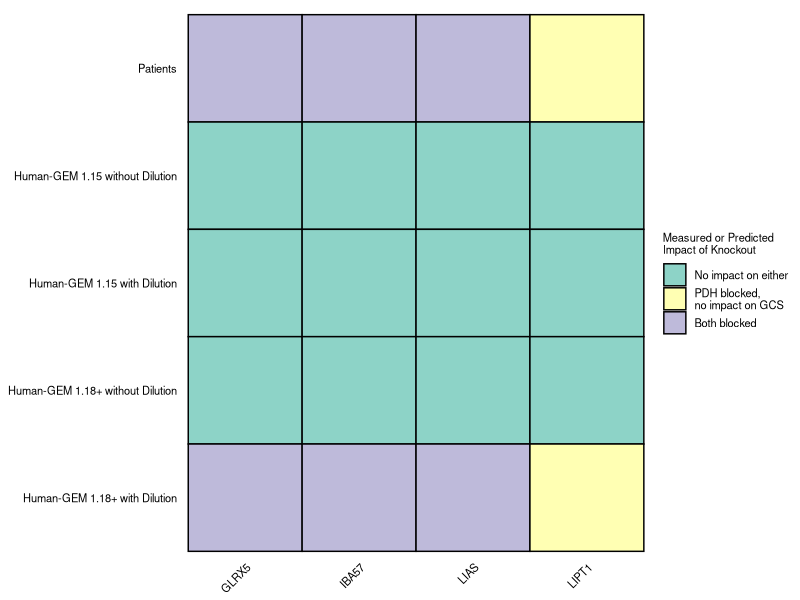

Write the R code that produced this figure.
# fig_5c.R

# load packages
suppressMessages(library(tidyverse))

# read in data
fig_5c_data <- read_csv("figure_data/fig_5c_data.csv", show_col_types = FALSE)

fig_5c <- fig_5c_data %>%
  # add a newline to "PDH blocked, no impact on GCS"
  mutate(impact = gsub(", no", ",\nno", impact)) %>%
  # make sure impact and condition have factor levels in a helpful order
  mutate(impact = factor(
    impact,
    c("No impact on either", "PDH blocked,\nno impact on GCS", "Both blocked")
  )) %>%
  mutate(condition = factor(
    condition,
    c(
      "Human-GEM 1.18+ with Dilution",
      "Human-GEM 1.18+ without Dilution",
      "Human-GEM 1.15 with Dilution",
      "Human-GEM 1.15 without Dilution",
      "Patients"
    )
  )) %>%
  # make a heatmap
  ggplot(aes(x = gene, y = condition, fill = impact)) +
    geom_tile(col = "black", size = 0.5) +
    # Juan said to use a pastel color palette
    scale_fill_brewer(palette = "Set3") +
    labs(x = "", y = "", fill = "Measured or Predicted\nImpact of Knockout") +
    theme(
      # drop the background and axes
      panel.background = element_blank(),
      # remove extra space on the left and bottom of the plot from where the
      # axis titles would be
      plot.margin = unit(c(1,1,-3,-3), "mm"),
      # remove axis ticks and the extra space between the labels and the plot
      # area left behind without them
      axis.ticks = element_blank(),
      axis.ticks.length = unit(0, "mm"),
      # make all text font size 8 and make sure there aren't any awkward gaps
      # between things
      axis.text = element_text(color = "black", size = 8),
      axis.text.y = element_text(margin = margin(r = -0.1)),
      axis.title.x = element_text(size = 8),
      axis.text.x = element_text(angle = 45, hjust = 1, margin = margin(t = 0)),
      legend.title = element_text(size = 8),
      legend.text = element_text(size = 8),
      legend.box.spacing = unit(0, "mm"),
      # add a bit more space between each item in the legend cuz we have two
      # lines of text for one of the things
      legend.spacing.y = unit(2, "mm"),
    ) +
    # without this, legend.spacing.y only affects the space between the title
    # of the legend and the contents of the legend and not the space between
    # each row of the legend
    guides(fill = guide_legend(byrow = TRUE))

ggsave(
  "figures/fig_5c.png", height = 2.25, width = 5.2, units = "in", dpi = 600
)
